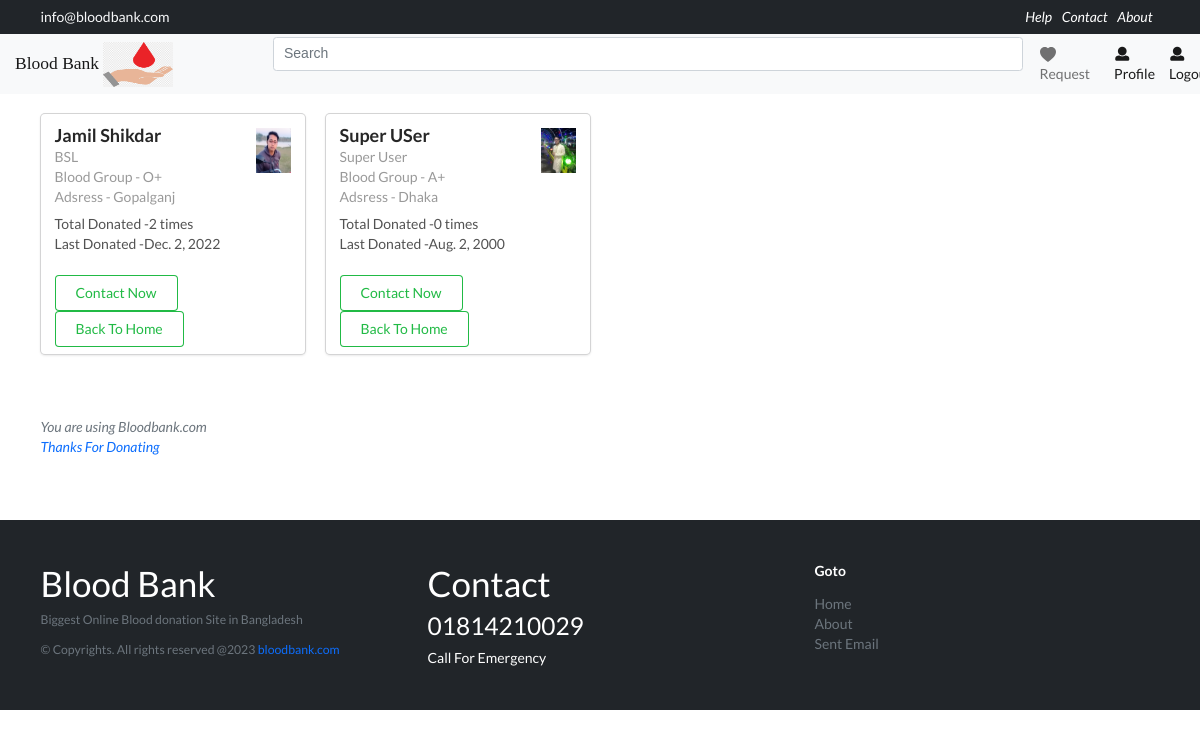
The app's page /11/see-requested-donor (signed in) with its own data.
### profiles/models.py (models this page shows, shortened)
class Aprofile(models.Model):
    name = models.CharField(max_length=200, blank=True)
    bio =  models.CharField(max_length=200, blank=True)
    user = models.OneToOneField(User, on_delete=models.CASCADE)
    avatar = models.ImageField(default='avatar.png', upload_to='avatars/')
    address = models.CharField(
        max_length=15, choices=districChoice, default="Dhaka")
    phoneNum = models.BigIntegerField(default=880)
    totalDonate = models.IntegerField(default=0)
    bloodGroup = models.CharField(max_length=3,default="A+", choices=bloodGroup)
    lastGiven = models.DateField(default='2000-08-02')
    updated = models.DateTimeField(auto_now=True)
    created = models.DateTimeField(auto_now_add=True)

### newsfeed/views.py (the view)
# urls.py: path('<pk>/see-requested-donor', seeRequestedDonor,
def seeRequestedDonor(request, pk):
    try:
        post = Arequest.objects.get(id=pk)
        profile = Aprofile.objects.filter(user=request.user)[0]
        allDonor = post.reqForDonate.all()
        context = {
            'allDonor': allDonor,
            'profile': profile
        }
        return render(request, 'allDonor.html', context)
    except:
        return redirect('login-account')

### newsfeed/templates/allDonor.html
{% extends 'base.html' %} {% block content %}
<div class="container">
  {% if allDonor|length == 0 %}
  <h1>No one Has Requested Yet For The Donation</h1>
  <h1 style='font-size:100px;'>&#128542;</h1>
  {% else %}
  <div class="row">
    {% for donor in allDonor %}
    <div class="col-md-3">
      <div class="ui cards">
        <div class="card">
          <div class="content">
            <img
              class="right floated mini ui image"
              src="{{donor.avatar.url}}"
              style="height: 45px"
            />
            <div class="header"><a href="{% url 'get-profile' donor.id %}">{{donor.name}}</a></div>
            <div class="meta">{{donor.bio}}</div>
            <div class="meta">Blood Group - {{donor.bloodGroup}}</div>
            <div class="meta">Adsress - {{donor.address}}</div>
            <div class="description">Total Donated -{{donor.totalDonate}} times</div>
            <div class="description">Last Donated -{{donor.lastGiven}}</div>
          </div>
          <div class="my-2 mx-3">
            <button class="ui green basic button">
              <a href="{% url 'contact-now' donor.id %}">Contact Now</a>
            </button>
            <button class="ui green basic button">
              <a href="{% url 'home' %}">Back To Home</a>
            </button>
          </div>
        </div>
      </div>
    </div>
    {% endfor%}
  </div>
  {% endif %}
</div>
{% endblock content %}

### templates/main/footer.html (style rules this page uses)
a { color: inherit; text-decoration: none; transition: all 0.3s; }
body, html { height: 100%; }

### records on screen
Aprofile: avatar (picture), name "Jamil Shikdar", bio "BSL", bloodGroup "O+", address "Gopalganj", totalDonate "2", lastGiven "Dec. 2, 2022"
Aprofile: avatar (picture), name "Super USer", bio "Super User", bloodGroup "A+", address "Dhaka", totalDonate "0", lastGiven "Aug. 2, 2000"
